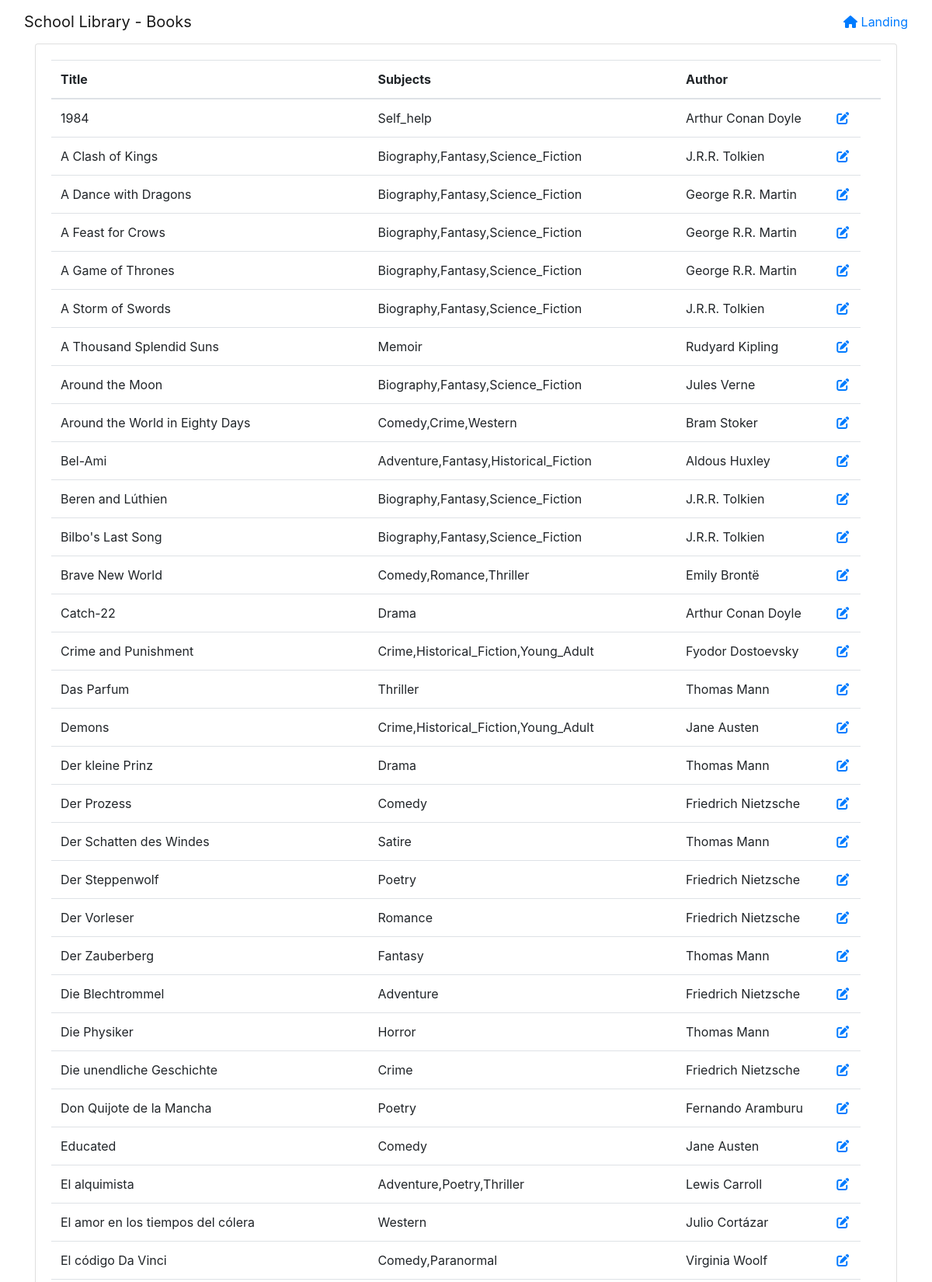
Page /php/books.php (signed in, upper part) on the committed database.
### tables this page shows
create table if not exists Books (
	ISBN Varchar(30) not null,
	Title Varchar(100) not null,
	Summary text not null,
	No_pages Integer Unsigned not null,
	Image text not null,
	Book_language Varchar(30) not null,
	Key_words text not null,
	primary key(ISBN)
);

### php/books.php (the view, shortened to what this page needs)
<!DOCTYPE html>
<html lang = "en">
<head>
    <link rel = "stylesheet" href = "css/styles.css">
    <link rel = "stylesheet" href = "https://cdnjs.cloudflare.com/ajax/libs/font-awesome/6.0.0/css/all.min.css">
    <link rel = "stylesheet" href = "bootstrap/css/bootstrap.min.css">
</head>
<body>
    <nav class="navbar navbar-light navbar-expand-md" id="nav-bar">
        <div id="navbar-div" class="container-fluid">
            <a class="navbar-brand" id="nav-bar-text">School Library - Books</a>
            <a id="navbar-items" href="index.php">
                <i class="fa fa-home "></i> Landing
            </a>
        </div>
    </nav>
    <div class="container">
        <div class="row" id="row">
            <div class="col-md-12">
                <div class="card" id="card-container">
                    <div class="card-body" id="card">
                        <?php
                            $conn = OpenCon();
                            $username = $_SESSION["username"];
                            $query = "SELECT b.Title, GROUP_CONCAT(DISTINCT s.Subject_Name) AS Subject_Names, a.Name, b.ISBN
                            FROM books AS b
                            JOIN book_subject AS bs ON b.ISBN = bs.ISBN
                            JOIN Subject AS s ON bs.Subject_id = s.Subject_id
                            JOIN book_author AS ba ON b.ISBN = ba.ISBN
                            JOIN Author AS a ON ba.Author_id = a.Author_id
                            JOIN copies AS c ON b.ISBN = c.ISBN
                            JOIN users AS u ON c.school_name = u.school_name
                            WHERE u.username = '$username'
                            GROUP BY b.Title, a.Name, B.ISBN";
                            $result = mysqli_query($conn, $query);
                            if(mysqli_num_rows($result) == 0){
                                echo '<h1 style="margin-top: 5rem;">No Students found!</h1>';
                            }
                            else{
                                echo '<div class="table-responsive">';
                                    echo '<table class="table">';
                                        echo '<thead>';
                                            echo '<tr>';
                                                echo '<th>Title</th>';
                                                echo '<th>Subjects</th>';
                                                echo '<th>Author</th>';
                                                echo '<th></th>';
                                                echo '<th></th>';
                                            echo '</tr>';
                                        echo '</thead>';
                                        echo '<tbody>';
                                        while($row = mysqli_fetch_row($result)){
                                            echo '<tr>';
                                                echo '<td>' . $row[0] . '</td>';
                                                echo '<td>' . $row[1] . '</td>';
                                                echo '<td>' . $row[2] . '</td>';
                                                echo '<td>';
                                                echo '<a type="button" href="book_info.php?isbn=' . $row[3] .'">';
                                                    echo '<i class="fa fa-edit"></i>';
                                                echo '</a>';
                                            echo '</td>';
                                            echo '</tr>';
                                        }
                                        echo '</tbody>';
                                    echo '</table>';
                                echo '</div>';
                            }
                        ?>
                    </div>
                </div>
            </div>
        </div>
    </div>
</body>
</html>

### rows in the picture
books: Title "1984", row "Self_help", row "Arthur Conan Doyle"
books: Title "A Clash of Kings", row "Biography,Fantasy,Science_Fiction", row "J.R.R. Tolkien"
books: Title "A Dance with Dragons", row "Biography,Fantasy,Science_Fiction", row "George R.R. Martin"
books: Title "A Feast for Crows", row "Biography,Fantasy,Science_Fiction", row "George R.R. Martin"
books: Title "A Game of Thrones", row "Biography,Fantasy,Science_Fiction", row "George R.R. Martin"
books: Title "A Storm of Swords", row "Biography,Fantasy,Science_Fiction", row "J.R.R. Tolkien"
books: Title "A Thousand Splendid Suns", row "Memoir", row "Rudyard Kipling"
books: Title "Around the Moon", row "Biography,Fantasy,Science_Fiction", row "Jules Verne"
books: Title "Around the World in Eighty Days", row "Comedy,Crime,Western", row "Bram Stoker"
books: Title "Bel-Ami", row "Adventure,Fantasy,Historical_Fiction", row "Aldous Huxley"
books: Title "Beren and Lúthien", row "Biography,Fantasy,Science_Fiction", row "J.R.R. Tolkien"
books: Title "Bilbo's Last Song", row "Biography,Fantasy,Science_Fiction", row "J.R.R. Tolkien"
books: Title "Brave New World", row "Comedy,Romance,Thriller", row "Emily Brontë"
books: Title "Catch-22", row "Drama", row "Arthur Conan Doyle"
books: Title "Crime and Punishment", row "Crime,Historical_Fiction,Young_Adult", row "Fyodor Dostoevsky"
books: Title "Das Parfum", row "Thriller", row "Thomas Mann"
books: Title "Demons", row "Crime,Historical_Fiction,Young_Adult", row "Jane Austen"
books: Title "Der kleine Prinz", row "Drama", row "Thomas Mann"
books: Title "Der Prozess", row "Comedy", row "Friedrich Nietzsche"
books: Title "Der Schatten des Windes", row "Satire", row "Thomas Mann"
books: Title "Der Steppenwolf", row "Poetry", row "Friedrich Nietzsche"
books: Title "Der Vorleser", row "Romance", row "Friedrich Nietzsche"
books: Title "Der Zauberberg", row "Fantasy", row "Thomas Mann"
books: Title "Die Blechtrommel", row "Adventure", row "Friedrich Nietzsche"
books: Title "Die Physiker", row "Horror", row "Thomas Mann"
books: Title "Die unendliche Geschichte", row "Crime", row "Friedrich Nietzsche"
books: Title "Don Quijote de la Mancha", row "Poetry", row "Fernando Aramburu"
books: Title "Educated", row "Comedy", row "Jane Austen"
books: Title "El alquimista", row "Adventure,Poetry,Thriller", row "Lewis Carroll"
books: Title "El amor en los tiempos del cólera", row "Western", row "Julio Cortázar"
books: Title "El código Da Vinci", row "Comedy,Paranormal", row "Virginia Woolf"
